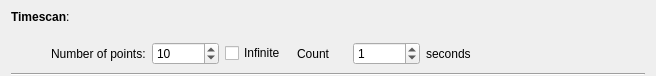
<?xml version="1.0" encoding="UTF-8"?>
<ui version="4.0">
 <class>Form</class>
 <widget class="QWidget" name="Form">
  <property name="geometry">
   <rect>
    <x>0</x>
    <y>0</y>
    <width>656</width>
    <height>76</height>
   </rect>
  </property>
  <property name="windowTitle">
   <string>Form</string>
  </property>
  <layout class="QVBoxLayout" name="verticalLayout">
   <property name="topMargin">
    <number>0</number>
   </property>
   <property name="bottomMargin">
    <number>0</number>
   </property>
   <item>
    <layout class="QHBoxLayout" name="horizontalLayout">
     <item>
      <widget class="QLabel" name="label">
       <property name="minimumSize">
        <size>
         <width>90</width>
         <height>0</height>
        </size>
       </property>
       <property name="text">
        <string>&lt;b&gt;Timescan&lt;/b&gt;:</string>
       </property>
      </widget>
     </item>
     <item>
      <spacer name="horizontalSpacer">
       <property name="orientation">
        <enum>Qt::Horizontal</enum>
       </property>
       <property name="sizeHint" stdset="0">
        <size>
         <width>40</width>
         <height>20</height>
        </size>
       </property>
      </spacer>
     </item>
     <item>
      <widget class="QWidget" name="buttons" native="true">
       <property name="minimumSize">
        <size>
         <width>156</width>
         <height>34</height>
        </size>
       </property>
      </widget>
     </item>
    </layout>
   </item>
   <item>
    <layout class="QHBoxLayout" name="horizontalLayout_3">
     <item>
      <spacer name="horizontalSpacer_4">
       <property name="orientation">
        <enum>Qt::Horizontal</enum>
       </property>
       <property name="sizeType">
        <enum>QSizePolicy::Fixed</enum>
       </property>
       <property name="sizeHint" stdset="0">
        <size>
         <width>40</width>
         <height>20</height>
        </size>
       </property>
      </spacer>
     </item>
     <item>
      <widget class="QLabel" name="label_4">
       <property name="text">
        <string>Number of points:</string>
       </property>
      </widget>
     </item>
     <item>
      <widget class="QSpinBox" name="numpoints">
       <property name="minimum">
        <number>1</number>
       </property>
       <property name="maximum">
        <number>999999</number>
       </property>
       <property name="value">
        <number>10</number>
       </property>
      </widget>
     </item>
     <item>
      <widget class="QCheckBox" name="infBox">
       <property name="text">
        <string>Infinite</string>
       </property>
      </widget>
     </item>
     <item>
      <spacer name="horizontalSpacer_6">
       <property name="orientation">
        <enum>Qt::Horizontal</enum>
       </property>
       <property name="sizeType">
        <enum>QSizePolicy::Fixed</enum>
       </property>
       <property name="sizeHint" stdset="0">
        <size>
         <width>5</width>
         <height>1</height>
        </size>
       </property>
      </spacer>
     </item>
     <item>
      <widget class="QLabel" name="label_5">
       <property name="minimumSize">
        <size>
         <width>50</width>
         <height>0</height>
        </size>
       </property>
       <property name="text">
        <string>Count</string>
       </property>
      </widget>
     </item>
     <item>
      <widget class="QSpinBox" name="seconds">
       <property name="maximum">
        <number>1000000</number>
       </property>
       <property name="value">
        <number>1</number>
       </property>
      </widget>
     </item>
     <item>
      <widget class="QLabel" name="label_6">
       <property name="text">
        <string>seconds</string>
       </property>
      </widget>
     </item>
     <item>
      <spacer name="horizontalSpacer_3">
       <property name="orientation">
        <enum>Qt::Horizontal</enum>
       </property>
       <property name="sizeHint" stdset="0">
        <size>
         <width>40</width>
         <height>20</height>
        </size>
       </property>
      </spacer>
     </item>
    </layout>
   </item>
   <item>
    <widget class="Line" name="line">
     <property name="orientation">
      <enum>Qt::Horizontal</enum>
     </property>
    </widget>
   </item>
  </layout>
 </widget>
 <tabstops>
  <tabstop>numpoints</tabstop>
  <tabstop>seconds</tabstop>
 </tabstops>
 <resources>
  <include location="../../../../resources/nicos-gui.qrc"/>
 </resources>
 <connections/>
</ui>
